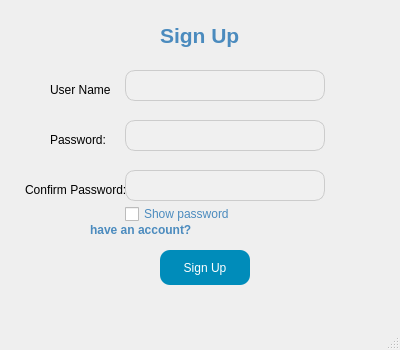
<?xml version="1.0" encoding="UTF-8"?>
<ui version="4.0">
 <class>MainWindow</class>
 <widget class="QMainWindow" name="MainWindow">
  <property name="geometry">
   <rect>
    <x>0</x>
    <y>0</y>
    <width>400</width>
    <height>350</height>
   </rect>
  </property>
  <property name="windowTitle">
   <string>MainWindow</string>
  </property>
  <widget class="QWidget" name="centralwidget">
   <widget class="QLabel" name="label">
    <property name="geometry">
     <rect>
      <x>160</x>
      <y>20</y>
      <width>81</width>
      <height>31</height>
     </rect>
    </property>
    <property name="font">
     <font>
      <pointsize>16</pointsize>
      <weight>75</weight>
      <bold>true</bold>
     </font>
    </property>
    <property name="styleSheet">
     <string>
      color: #4B8BBE;
     </string>
    </property>
    <property name="text">
     <string>Sign Up</string>
    </property>
   </widget>
   <widget class="QLabel" name="label_2">
    <property name="geometry">
     <rect>
      <x>50</x>
      <y>80</y>
      <width>61</width>
      <height>20</height>
     </rect>
    </property>
    <property name="text">
     <string>User Name:</string>
    </property>
   </widget>
   <widget class="QLabel" name="label_3">
    <property name="geometry">
     <rect>
      <x>50</x>
      <y>130</y>
      <width>61</width>
      <height>20</height>
     </rect>
    </property>
    <property name="text">
     <string>Password:</string>
    </property>
   </widget>
   <widget class="QLabel" name="label_4">
    <property name="geometry">
     <rect>
      <x>25</x>
      <y>180</y>
      <width>101</width>
      <height>20</height>
     </rect>
    </property>
    <property name="text">
     <string>Confirm Password:</string>
    </property>
   </widget>
   <widget class="QLineEdit" name="lineEdit_userName">
    <property name="geometry">
     <rect>
      <x>125</x>
      <y>70</y>
      <width>200</width>
      <height>31</height>
     </rect>
    </property>
    <property name="styleSheet">
     <string>
      background-color: #f0f0f0;
      border: 1px solid #ccc;
      border-radius: 10px;
      padding: 5px;
     </string>
    </property>
   </widget>
   <widget class="QLineEdit" name="lineEdit_password">
    <property name="geometry">
     <rect>
      <x>125</x>
      <y>120</y>
      <width>200</width>
      <height>31</height>
     </rect>
    </property>
    <property name="styleSheet">
     <string>
      background-color: #f0f0f0;
      border: 1px solid #ccc;
      border-radius: 10px;
      padding: 5px;
     </string>
    </property>
    <property name="echoMode">
     <enum>QLineEdit::Password</enum>
    </property>
   </widget>
   <widget class="QLineEdit" name="lineEdit_confirmPassword">
    <property name="geometry">
     <rect>
      <x>125</x>
      <y>170</y>
      <width>200</width>
      <height>31</height>
     </rect>
    </property>
    <property name="styleSheet">
     <string>
      background-color: #f0f0f0;
      border: 1px solid #ccc;
      border-radius: 10px;
      padding: 5px;
     </string>
    </property>
    <property name="echoMode">
     <enum>QLineEdit::Password</enum>
    </property>
   </widget>
   <widget class="QCheckBox" name="checkBox_showPassword">
    <property name="geometry">
     <rect>
      <x>125</x>
      <y>205</y>
      <width>150</width>
      <height>18</height>
     </rect>
    </property>
    <property name="cursor">
     <cursorShape>PointingHandCursor</cursorShape>
    </property>
    <property name="styleSheet">
     <string notr="true">color: #4B8BBE;</string>
    </property>
    <property name="text">
     <string>Show password</string>
    </property>
   </widget>
   <widget class="QPushButton" name="pushButton_signUp">
    <property name="geometry">
     <rect>
      <x>160</x>
      <y>250</y>
      <width>90</width>
      <height>35</height>
     </rect>
    </property>
    <property name="styleSheet">
     <string>
      background-color: #008CBA;
      color: white;
      border-radius: 10px;
      padding: 5px;
     </string>
    </property>
    <property name="text">
     <string>Sign Up</string>
    </property>
   </widget>
   <widget class="QLabel" name="label_5">
    <property name="geometry">
     <rect>
      <x>90</x>
      <y>220</y>
      <width>111</width>
      <height>20</height>
     </rect>
    </property>
    <property name="styleSheet">
     <string notr="true">color: #4B8BBE;
font : bold</string>
    </property>
    <property name="text">
     <string>have an account?</string>
    </property>
   </widget>
  </widget>
  <widget class="QMenuBar" name="menubar">
   <property name="geometry">
    <rect>
     <x>0</x>
     <y>0</y>
     <width>400</width>
     <height>21</height>
    </rect>
   </property>
  </widget>
  <widget class="QStatusBar" name="statusbar"/>
 </widget>
 <resources/>
 <connections/>
</ui>
